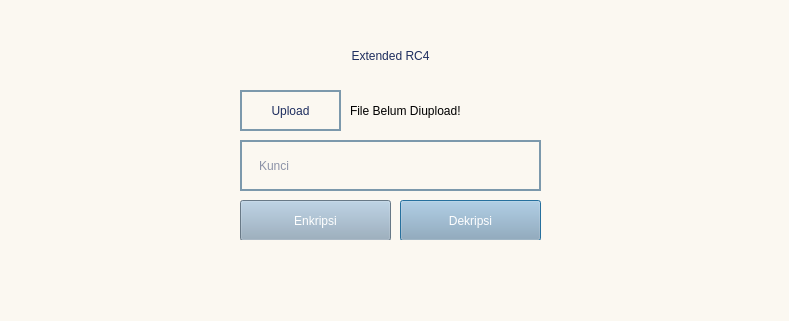
<?xml version="1.0" encoding="UTF-8"?>
<ui version="4.0">
 <class>Dialog</class>
 <widget class="QDialog" name="Dialog">
  <property name="geometry">
   <rect>
    <x>0</x>
    <y>0</y>
    <width>789</width>
    <height>321</height>
   </rect>
  </property>
  <property name="windowTitle">
   <string>Dialog</string>
  </property>
  <property name="styleSheet">
   <string notr="true">background-color: 
#FBF8F1
;</string>
  </property>
  <widget class="QPushButton" name="decryptB">
   <property name="geometry">
    <rect>
     <x>400</x>
     <y>200</y>
     <width>141</width>
     <height>41</height>
    </rect>
   </property>
   <property name="styleSheet">
    <string notr="true">QPushButton{ 
	background-color: #92A9BD; color:#FFFFFF;
font: 17pt &quot;Mulish&quot;;color:#fff; 
	border-radius: 13.25760269165039px;
}

 QPushButton:hover {
	background-color: #7C99AC; color:#FFFFFF;
font: 17pt &quot;Mulish&quot;;color:#fff; 
	border-radius: 13.25760269165039px;
 }</string>
   </property>
   <property name="text">
    <string>Dekripsi</string>
   </property>
  </widget>
  <widget class="QLabel" name="label_2">
   <property name="geometry">
    <rect>
     <x>220</x>
     <y>30</y>
     <width>341</width>
     <height>51</height>
    </rect>
   </property>
   <property name="styleSheet">
    <string notr="true">font: 20pt &quot;Mulish&quot;;color:#1D2D5E; </string>
   </property>
   <property name="text">
    <string>Extended RC4</string>
   </property>
   <property name="alignment">
    <set>Qt::AlignCenter</set>
   </property>
  </widget>
  <widget class="QPushButton" name="encryptB">
   <property name="geometry">
    <rect>
     <x>240</x>
     <y>200</y>
     <width>151</width>
     <height>41</height>
    </rect>
   </property>
   <property name="styleSheet">
    <string notr="true">QPushButton{ 
	background-color: #92A9BD; color:#FFFFFF;
font: 17pt &quot;Mulish&quot;;color:#fff; 
	border-radius: 13.25760269165039px;
}

 QPushButton:hover {
	background-color: #7C99AC; color:#FFFFFF;
font: 17pt &quot;Mulish&quot;;color:#fff; 
	border-radius: 13.25760269165039px;
 }</string>
   </property>
   <property name="text">
    <string>Enkripsi</string>
   </property>
  </widget>
  <widget class="QLineEdit" name="kunci">
   <property name="geometry">
    <rect>
     <x>240</x>
     <y>140</y>
     <width>301</width>
     <height>51</height>
    </rect>
   </property>
   <property name="styleSheet">
    <string notr="true">font: 15pt &quot;Mulish&quot;;color:#1D2D5E; 
height: 47.76695251464844px;
width: 376.5159912109375px;
left: 538px;
top: 229px;
border-radius: 13.25760269165039px;
border:2px solid #7C99AC;
padding-left:15px;</string>
   </property>
   <property name="text">
    <string/>
   </property>
   <property name="placeholderText">
    <string>Kunci</string>
   </property>
  </widget>
  <widget class="QPushButton" name="uploadButton">
   <property name="geometry">
    <rect>
     <x>240</x>
     <y>90</y>
     <width>101</width>
     <height>41</height>
    </rect>
   </property>
   <property name="styleSheet">
    <string notr="true">QPushButton{ 
	background-color: #FBF8F1;
font: 17pt &quot;Mulish&quot;;color:#1D2D5E; 
	border-radius: 13.25760269165039px;
border:2px solid #7C99AC;
}

 </string>
   </property>
   <property name="text">
    <string>Upload</string>
   </property>
  </widget>
  <widget class="QLabel" name="fileName">
   <property name="geometry">
    <rect>
     <x>350</x>
     <y>90</y>
     <width>181</width>
     <height>41</height>
    </rect>
   </property>
   <property name="styleSheet">
    <string notr="true">font: 18pt &quot;Mulish&quot;;color:#000; </string>
   </property>
   <property name="text">
    <string>File Belum Diupload!</string>
   </property>
  </widget>
  <widget class="QLabel" name="hasil">
   <property name="geometry">
    <rect>
     <x>240</x>
     <y>240</y>
     <width>301</width>
     <height>41</height>
    </rect>
   </property>
   <property name="styleSheet">
    <string notr="true">font: 18pt &quot;Mulish&quot;;color:#000; </string>
   </property>
   <property name="text">
    <string/>
   </property>
   <property name="alignment">
    <set>Qt::AlignCenter</set>
   </property>
  </widget>
 </widget>
 <resources/>
 <connections/>
</ui>
